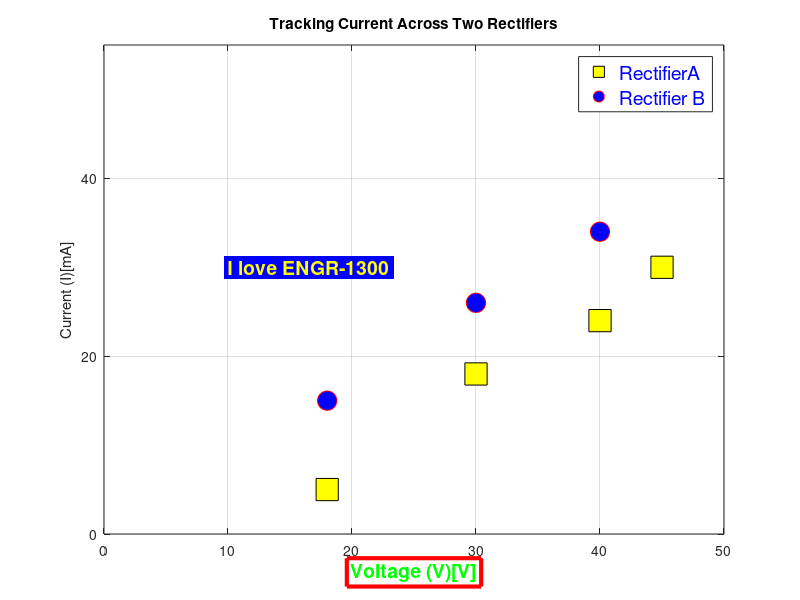

Recreate this plot in MATLAB.
clear
clc
close all
Voltage = [18 30 40 45];
RectA = [5 18 24 30];
RectB = [15 26 34 50];
figure('color','w')
% plot(Voltage,RectA,'sk',Voltage,RectB,'or','MarkerSize',16,'MarkerFaceColor','b')
plot(Voltage,RectA,'sk','MarkerSize',16,'MarkerFaceColor','y')
hold on
plot(Voltage,RectB,'or','MarkerSize',14,'MarkerFaceColor','b')

xlabel('Voltage (V)[V]','FontSize',14,'FontWeight','bold','color','g','EdgeColor','r','LineWidth',3)
ylabel('Current (I)[mA]')
title('Tracking Current Across Two Rectifiers')
grid on
% legend('Rectifier A','Rectifier B','location','best')
% axis([0 50 0 55])
set(gca,'XTick',0:10:50,'XLim',[0 50],'YTick',0:20:60,'YLim',[0 55])
L = legend('RectifierA','Rectifier B')
set(L,'location','best','color','w','FontSize',14,'TextColor','b')
M = 'I love ENGR-1300'
text(10,30,M,'FontWeight','bold','FontSize',14,'color','y','BackGroundColor','b')

% B_0 = 10;
% k1 = 0.2;
% k2 = 0.3;
% t = [0:0.1:5]
% B1 = B_0 * exp(k1 * t);
% B2 = B_0 * exp(k2 * t);
% plot(t,B1,':r',t,B2,'--g','LineWidth',3)

% C_0 = 8;
% k = 1.42;
% t = [0:0.1:5];
% C = C_0 * exp(-t/k);
% plot(t,C);
% axis([0,5,0,10]);
% grid on
% title ('The Decay of Isotope A')
% xlabel ('Time (t)[h]')
% ylabel ('Concentration (C)[g]')